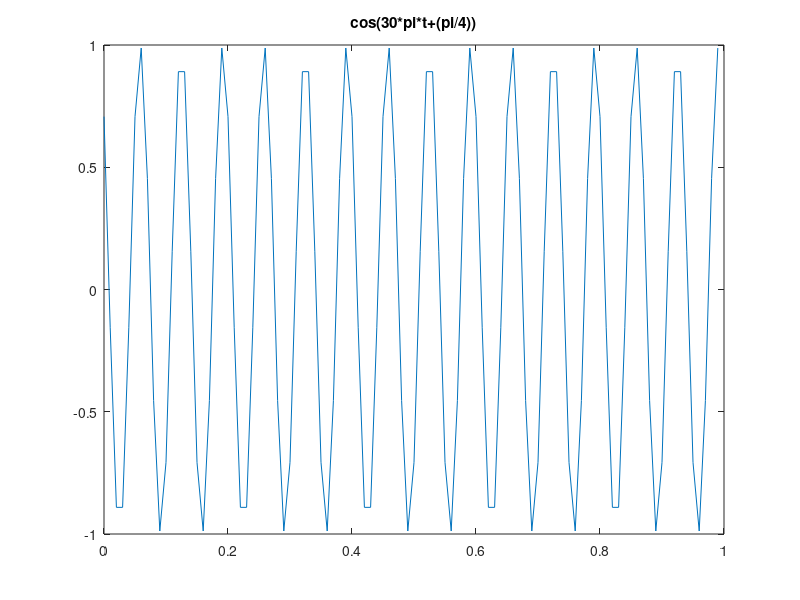
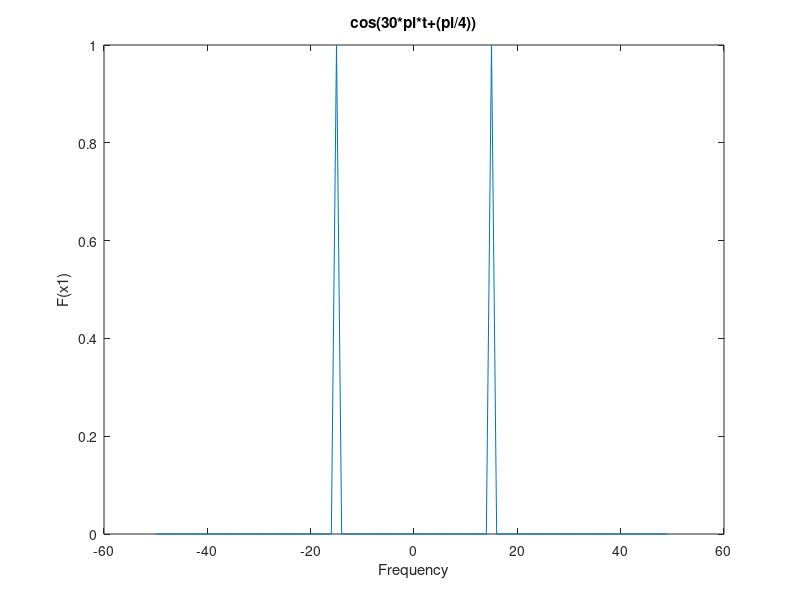
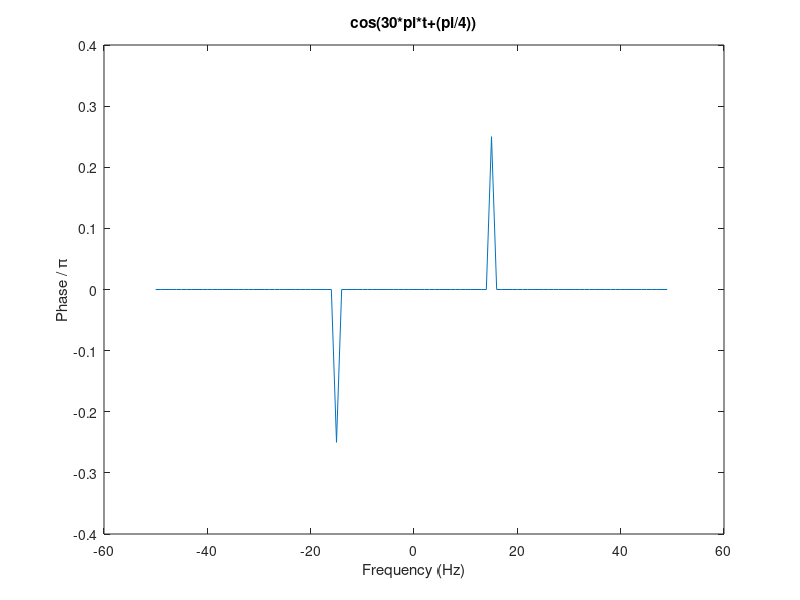

These figures' MATLAB source, in order:
figure()
fs=100;
t4=0:1/fs:0.99;
x4=cos(30*pi*t4+(pi/4));
plot(t4,x4)
title('cos(30*pi*t+(pi/4))')

figure()
y1=fftshift(fft(x4));
f1=-50:1:49;
plot(f1,abs(y1)/max(abs(y1)))
xlabel('Frequency')
ylabel('F(x1)')
title("cos(30*pi*t+(pi/4))")

figure()
tol = 1e-6;
y1(abs(y1) < tol) = 0;
theta = angle(y1);
plot(f1,theta/pi)
xlabel 'Frequency (Hz)'
ylabel 'Phase / \pi'
title("cos(30*pi*t+(pi/4))")